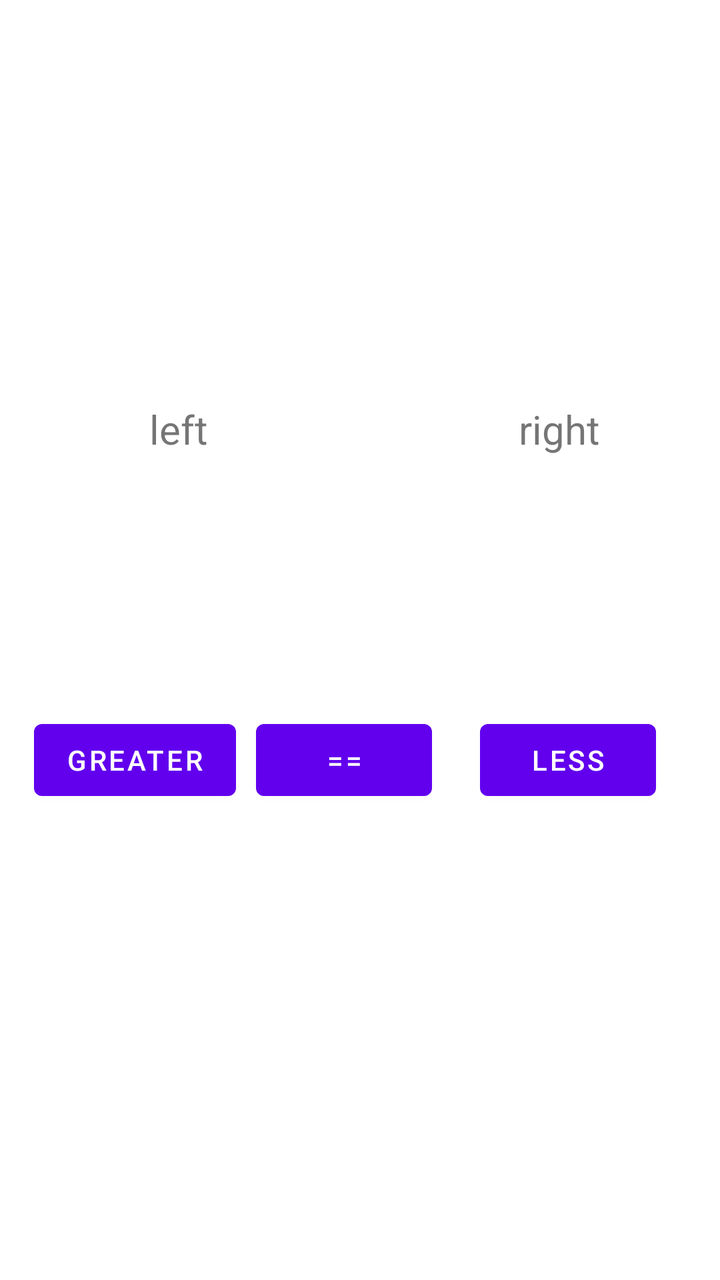
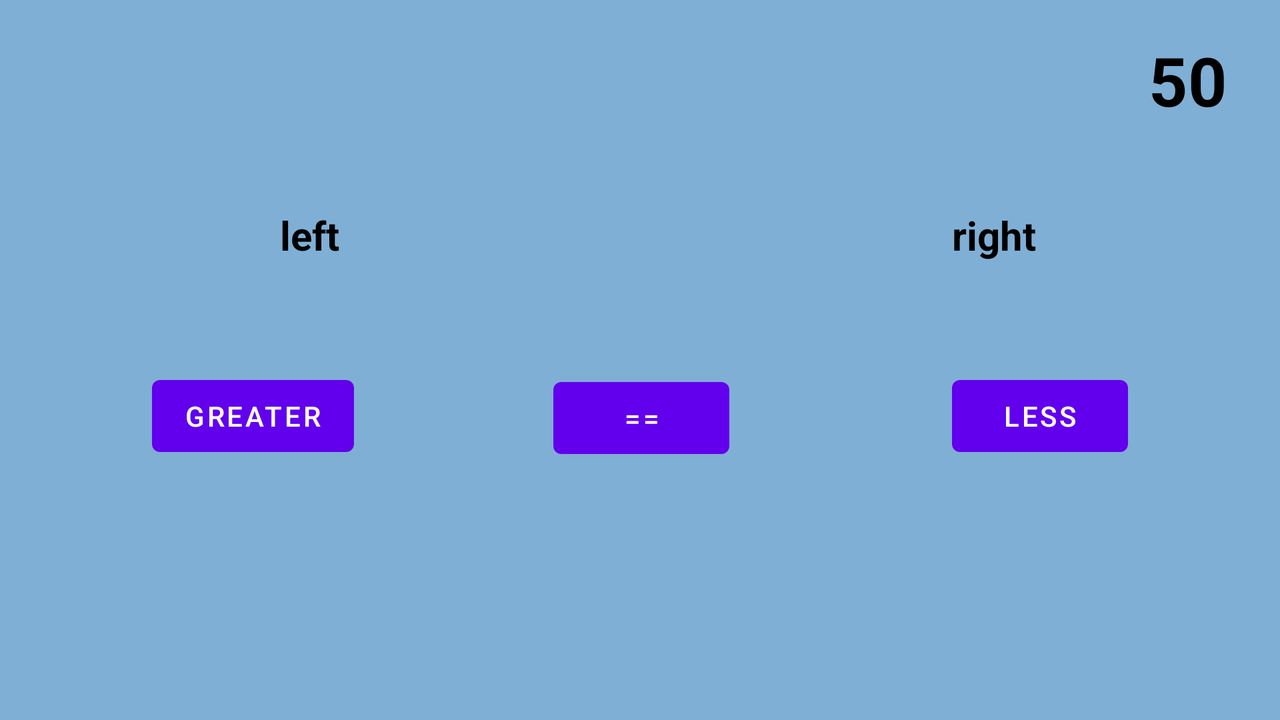

The same Android screen from two of the app's own layout files: first res/layout/ as a phone draws it, then the repository's variant for another configuration, drawn on a device whose configuration selects that folder. Both files follow.
<!-- AndroidManifest.xml: application theme Theme.ArithmeticSkillTest -->
<!-- res/layout/activity_game_page.xml -->
<?xml version="1.0" encoding="utf-8"?>
<androidx.constraintlayout.widget.ConstraintLayout xmlns:android="http://schemas.android.com/apk/res/android"
    xmlns:app="http://schemas.android.com/apk/res-auto"
    xmlns:tools="http://schemas.android.com/tools"
    android:layout_width="match_parent"
    android:layout_height="match_parent"
    tools:context=".GamePage">

    <TextView
        android:id="@+id/leftExp"
        android:layout_width="wrap_content"
        android:layout_height="wrap_content"
        android:text="@string/left_exp"
        android:textSize="20sp"
        app:layout_constraintBottom_toTopOf="@+id/equalsBtn"
        app:layout_constraintEnd_toStartOf="@+id/rightExp"
        app:layout_constraintHorizontal_bias="0.325"
        app:layout_constraintStart_toStartOf="parent"
        app:layout_constraintTop_toTopOf="parent"
        app:layout_constraintVertical_bias="0.611" />

    <Button
        android:id="@+id/greaterBtn"
        android:layout_width="wrap_content"
        android:layout_height="wrap_content"
        android:layout_marginBottom="236dp"
        android:text="@string/greater_btn"
        app:layout_constraintBottom_toBottomOf="parent"
        app:layout_constraintEnd_toStartOf="@+id/equalsBtn"
        app:layout_constraintHorizontal_bias="0.625"
        app:layout_constraintStart_toStartOf="parent" />

    <Button
        android:id="@+id/lessBtn"
        android:layout_width="wrap_content"
        android:layout_height="wrap_content"
        android:layout_marginEnd="32dp"
        android:layout_marginBottom="236dp"
        android:text="@string/less_btn"
        app:layout_constraintBottom_toBottomOf="parent"
        app:layout_constraintEnd_toEndOf="parent" />

    <Button
        android:id="@+id/equalsBtn"
        android:layout_width="wrap_content"
        android:layout_height="wrap_content"
        android:layout_marginEnd="24dp"
        android:layout_marginBottom="236dp"
        android:text="@string/equals_btn"
        app:layout_constraintBottom_toBottomOf="parent"
        app:layout_constraintEnd_toStartOf="@+id/lessBtn" />

    <TextView
        android:id="@+id/rightExp"
        android:layout_width="wrap_content"
        android:layout_height="wrap_content"
        android:layout_marginEnd="60dp"
        android:text="@string/right_exp"
        android:textSize="20sp"
        app:layout_constraintBottom_toTopOf="@+id/equalsBtn"
        app:layout_constraintEnd_toEndOf="parent"
        app:layout_constraintTop_toTopOf="parent"
        app:layout_constraintVertical_bias="0.611" />

</androidx.constraintlayout.widget.ConstraintLayout>
<!-- resources referenced by this layout -->
<resources>
  <string name="equals_btn">==</string>
  <string name="greater_btn">Greater</string>
  <string name="left_exp">left</string>
  <string name="less_btn">Less</string>
  <string name="right_exp">right</string>
  <style name="Theme.ArithmeticSkillTest" parent="Theme.MaterialComponents.DayNight.DarkActionBar">
          
          <item name="colorPrimary">@color/purple_500</item>
          <item name="colorPrimaryVariant">@color/purple_700</item>
          <item name="colorOnPrimary">@color/white</item>
          
          <item name="colorSecondary">@color/teal_200</item>
          <item name="colorSecondaryVariant">@color/teal_700</item>
          <item name="colorOnSecondary">@color/black</item>
          
          <item name="android:statusBarColor" tools:targetApi="l">?attr/colorPrimaryVariant</item>
          
      </style>
  <color name="purple_500">#FF6200EE</color>
  <color name="purple_700">#FF3700B3</color>
  <color name="white">#FFFFFFFF</color>
  <color name="teal_200">#FF03DAC5</color>
  <color name="teal_700">#FF018786</color>
  <color name="black">#FF000000</color>
</resources>
<!-- res/layout-land/activity_game_page.xml (the repository's variant of the layout above) -->
<!-- drawn on the phone turned sideways -->
<?xml version="1.0" encoding="utf-8"?>
<androidx.constraintlayout.widget.ConstraintLayout xmlns:android="http://schemas.android.com/apk/res/android"
    xmlns:app="http://schemas.android.com/apk/res-auto"
    xmlns:tools="http://schemas.android.com/tools"
    android:id="@+id/layout"
    android:layout_width="match_parent"
    android:layout_height="match_parent"
    android:background="#80AFD5"
    tools:context=".GamePage">

    <Button
        android:id="@+id/lessBtn"
        android:layout_width="wrap_content"
        android:layout_height="wrap_content"
        android:layout_marginEnd="76dp"
        android:text="@string/less_btn"
        app:layout_constraintBottom_toBottomOf="parent"
        app:layout_constraintEnd_toEndOf="parent"
        app:layout_constraintTop_toTopOf="parent"
        app:layout_constraintVertical_bias="0.59"
        tools:ignore="TextContrastCheck" />

    <Button
        android:id="@+id/greaterBtn"
        android:layout_width="wrap_content"
        android:layout_height="wrap_content"
        android:layout_marginStart="76dp"
        android:text="@string/greater_btn"
        app:layout_constraintBottom_toBottomOf="parent"
        app:layout_constraintStart_toStartOf="parent"
        app:layout_constraintTop_toTopOf="parent"
        app:layout_constraintVertical_bias="0.59"
        tools:ignore="TextContrastCheck" />

    <Button
        android:id="@+id/equalsBtn"
        android:layout_width="wrap_content"
        android:layout_height="wrap_content"
        android:text="@string/equals_btn"
        app:layout_constraintBottom_toBottomOf="parent"
        app:layout_constraintEnd_toStartOf="@+id/lessBtn"
        app:layout_constraintHorizontal_bias="0.472"
        app:layout_constraintStart_toEndOf="@+id/greaterBtn"
        app:layout_constraintTop_toTopOf="parent"
        app:layout_constraintVertical_bias="0.593"
        tools:ignore="TextContrastCheck" />

    <TextView
        android:id="@+id/rightExp"
        android:layout_width="wrap_content"
        android:layout_height="wrap_content"
        android:layout_marginEnd="120dp"
        android:text="@string/right_exp"
        android:textColor="#000000"
        android:textSize="20sp"
        android:textStyle="bold"
        app:layout_constraintBottom_toBottomOf="parent"
        app:layout_constraintEnd_toEndOf="parent"
        app:layout_constraintHorizontal_bias="0.994"
        app:layout_constraintStart_toEndOf="@+id/leftExp"
        app:layout_constraintTop_toTopOf="parent"
        app:layout_constraintVertical_bias="0.312" />

    <TextView
        android:id="@+id/leftExp"
        android:layout_width="wrap_content"
        android:layout_height="wrap_content"
        android:layout_marginStart="140dp"
        android:text="@string/left_exp"
        android:textColor="#000000"
        android:textSize="20sp"
        android:textStyle="bold"
        app:layout_constraintBottom_toBottomOf="parent"
        app:layout_constraintStart_toStartOf="parent"
        app:layout_constraintTop_toTopOf="parent"
        app:layout_constraintVertical_bias="0.312" />

    <TextView
        android:id="@+id/timer"
        android:layout_width="wrap_content"
        android:layout_height="wrap_content"
        android:text="@string/timer"
        android:textColor="#000000"
        android:textSize="34sp"
        android:textStyle="bold"
        app:layout_constraintBottom_toBottomOf="parent"
        app:layout_constraintEnd_toEndOf="parent"
        app:layout_constraintHorizontal_bias="0.956"
        app:layout_constraintStart_toStartOf="parent"
        app:layout_constraintTop_toTopOf="parent"
        app:layout_constraintVertical_bias="0.055" />

    <TextView
        android:id="@+id/resultDisplay"
        android:layout_width="wrap_content"
        android:layout_height="wrap_content"
        android:textSize="24sp"
        android:textStyle="bold|italic"
        app:layout_constraintBottom_toBottomOf="parent"
        app:layout_constraintEnd_toEndOf="parent"
        app:layout_constraintStart_toStartOf="parent"
        app:layout_constraintTop_toBottomOf="@+id/equalsBtn" />

</androidx.constraintlayout.widget.ConstraintLayout>
<!-- resources referenced by the variant -->
<!-- as the phone turned sideways resolves them -->
<resources>
  <string name="equals_btn">==</string>
  <string name="greater_btn">Greater</string>
  <string name="left_exp">left</string>
  <string name="less_btn">Less</string>
  <string name="right_exp">right</string>
  <string name="timer">50</string>
  <style name="Theme.ArithmeticSkillTest" parent="Theme.MaterialComponents.DayNight.DarkActionBar">
          
          <item name="colorPrimary">@color/purple_500</item>
          <item name="colorPrimaryVariant">@color/purple_700</item>
          <item name="colorOnPrimary">@color/white</item>
          
          <item name="colorSecondary">@color/teal_200</item>
          <item name="colorSecondaryVariant">@color/teal_700</item>
          <item name="colorOnSecondary">@color/black</item>
          
          <item name="android:statusBarColor" tools:targetApi="l">?attr/colorPrimaryVariant</item>
          
      </style>
  <color name="purple_500">#FF6200EE</color>
  <color name="purple_700">#FF3700B3</color>
  <color name="white">#FFFFFFFF</color>
  <color name="teal_200">#FF03DAC5</color>
  <color name="teal_700">#FF018786</color>
  <color name="black">#FF000000</color>
</resources>
